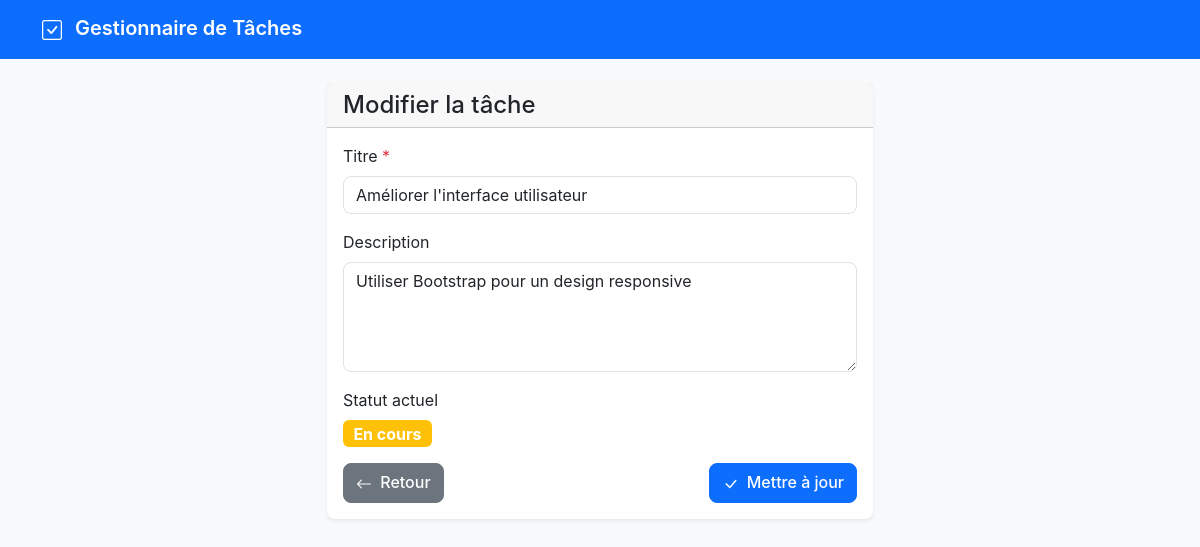
/tasks/edit/4, run on the app's committed database.
### tables this page shows
CREATE TABLE IF NOT EXISTS tasks (
    id INT AUTO_INCREMENT PRIMARY KEY,
    title VARCHAR(255) NOT NULL,
    description TEXT,
    status ENUM('pending', 'completed') DEFAULT 'pending',
    created_at TIMESTAMP DEFAULT CURRENT_TIMESTAMP,
    updated_at TIMESTAMP DEFAULT CURRENT_TIMESTAMP ON UPDATE CURRENT_TIMESTAMP,
    
    INDEX idx_status (status),
    INDEX idx_created_at (created_at)
);

### app/controllers/TaskController.php (called while the page is built, shortened)
<?php
class TaskController extends Controller {
    private $taskModel;
    public function __construct() {
        $this->taskModel = new Task();
    }
    public function edit($id) {
        $task = $this->taskModel->findById($id);
        $this->view('tasks/edit', ['task' => $task]);
    }
}
?>

### index.php (called while the page is built, shortened)
<?php
require_once 'config/database.php';
require_once 'core/Router.php';
require_once 'core/Model.php';
require_once 'app/controllers/TaskController.php';
$router = new Router();
$router->add('GET', '/', 'TaskController@index');
$router->add('GET', '/tasks', 'TaskController@index');
$router->add('GET', '/tasks/create', 'TaskController@create');
$router->add('POST', '/tasks/store', 'TaskController@store');
$router->add('GET', '/tasks/edit/{id}', 'TaskController@edit');
$router->add('POST', '/tasks/update/{id}', 'TaskController@update');
$router->add('POST', '/tasks/delete/{id}', 'TaskController@delete');
$router->add('POST', '/tasks/toggle/{id}', 'TaskController@toggle');
$router->resolve();
?>

### config/database.php (called while the page is built)
<?php
class Database {
    private static $instance = null;
    private $connection;
    private $host = 'localhost';
    private $database = 'task_manager';
    private $username = 'root';
    private $password = '';
    private function __construct() {
        try {
            $this->connection = new PDO(
                "mysql:host={$this->host};dbname={$this->database};charset=utf8",
                $this->username,
                $this->password,
                [
                    PDO::ATTR_ERRMODE => PDO::ERRMODE_EXCEPTION,
                    PDO::ATTR_DEFAULT_FETCH_MODE => PDO::FETCH_ASSOC
                ]
            );
        } catch (PDOException $e) {
            die("Erreur de connexion à la base de données : " . $e->getMessage());
        }
    }
    public static function getInstance() {
        if (self::$instance === null) {
            self::$instance = new self();
        }
        return self::$instance;
    }
    public function getConnection() {
        return $this->connection;
    }
}
?>

### core/Model.php (called while the page is built, shortened)
<?php
class Model {
    protected $db;
    protected $table;
    public function __construct() {
        $this->db = Database::getInstance()->getConnection();
    }
    public function findById($id) {
        $stmt = $this->db->prepare("SELECT * FROM {$this->table} WHERE id = ?");
        $stmt->execute([$id]);
        return $stmt->fetch();
    }
}
?>

### app/views/tasks/edit.php (the view)
<div class="row justify-content-center">
    <div class="col-md-8 col-lg-6">
        <div class="card">
            <div class="card-header">
                <h4 class="mb-0">Modifier la tâche</h4>
            </div>
            <div class="card-body">
                <form method="POST" action="/tasks/update/<?= $task['id'] ?>">
                    <div class="mb-3">
                        <label for="title" class="form-label">Titre <span class="text-danger">*</span></label>
                        <input type="text" class="form-control" id="title" name="title" value="<?= htmlspecialchars($task['title']) ?>" required maxlength="255">
                    </div>
                    <div class="mb-3">
                        <label for="description" class="form-label">Description</label>
                        <textarea class="form-control" id="description" name="description" rows="4" placeholder="Description optionnelle de la tâche..."><?= htmlspecialchars($task['description']) ?></textarea>
                    </div>
                    <div class="mb-3">
                        <label class="form-label">Statut actuel</label>
                        <div>
                            <span class="badge <?= $task['status'] === 'completed' ? 'bg-success' : 'bg-warning' ?> fs-6">
                                <?= $task['status'] === 'completed' ? 'Terminée' : 'En cours' ?>
                            </span>
                        </div>
                    </div>
                    <div class="d-flex justify-content-between">
                        <a href="/tasks" class="btn btn-secondary">
                            <i class="bi bi-arrow-left me-1"></i>
                            Retour
                        </a>
                        <button type="submit" class="btn btn-primary">
                            <i class="bi bi-check-lg me-1"></i>
                            Mettre à jour
                        </button>
                    </div>
                </form>
            </div>
        </div>
    </div>
</div>

### core/Router.php (shortened to what this page needs)
<?php
class Router {
    private $routes = [];
    public function add($method, $path, $handler) {
        $this->routes[] = [
            'method' => $method,
            'path' => $path,
            'handler' => $handler
        ];
    }
    public function resolve() {
        $requestMethod = $_SERVER['REQUEST_METHOD'];
        $requestPath = parse_url($_SERVER['REQUEST_URI'], PHP_URL_PATH);
        $requestPath = rtrim($requestPath, '/');
        foreach ($this->routes as $route) {
            if ($route['method'] === $requestMethod) {
                $pattern = preg_replace('/\{([^}]+)\}/', '([^/]+)', $route['path']);
                $pattern = '#^' . $pattern . '$#';
                if (preg_match($pattern, $requestPath, $matches)) {
                    array_shift($matches);
                    list($controller, $method) = explode('@', $route['handler']);
                    $controllerInstance = new $controller();
                    if (empty($matches)) {
                        $controllerInstance->$method();
                    } else {
                        $controllerInstance->$method(...$matches);
                    }
                    return;
                }
            }
        }
    }
}
?>

### app/views/layout/header.php (shortened to what this page needs)
<!DOCTYPE html>
<html lang="fr">
<head>
    <link href="https://cdn.jsdelivr.net/npm/bootstrap@5.3.0/dist/css/bootstrap.min.css" rel="stylesheet">
    <link href="https://cdn.jsdelivr.net/npm/bootstrap-icons@1.10.0/font/bootstrap-icons.css" rel="stylesheet">
    <link href="public/css/style.css" rel="stylesheet">
</head>
<body>
    <nav class="navbar navbar-expand-lg navbar-dark bg-primary mb-4">
        <div class="container">
            <a class="navbar-brand" href="/tasks">
                <i class="bi bi-check-square me-2"></i>
                Gestionnaire de Tâches
            </a>
        </div>
    </nav>
    <div class="container">

### public/css/style.css (style rules this page uses)
:root { --primary-color: #0d6efd; --success-color: #198754; --warning-color: #ffc107; --danger-color: #dc3545; --light-gray: #f8f9fa; --border-radius: 0.5rem; }
body { background-color: var(--light-gray); font-family: -apple-system, BlinkMacSystemFont, "Segoe UI", Roboto, sans-serif; }
.navbar-brand { font-weight: 600; }
.card { border: none; box-shadow: 0 0.125rem 0.25rem rgba(0, 0, 0, 0.075); border-radius: var(--border-radius); transition: transform 0.2s ease-in-out, box-shadow 0.2s ease-in-out; }
.form-control, .form-select { border-radius: var(--border-radius); border: 1px solid #dee2e6; }
.btn { border-radius: var(--border-radius); font-weight: 500; }
.bi { vertical-align: -0.125em; }

### data on the page
tasks: title "Améliorer l'interface utilisateur", description "Utiliser Bootstrap pour un design responsive", status "En cours"
